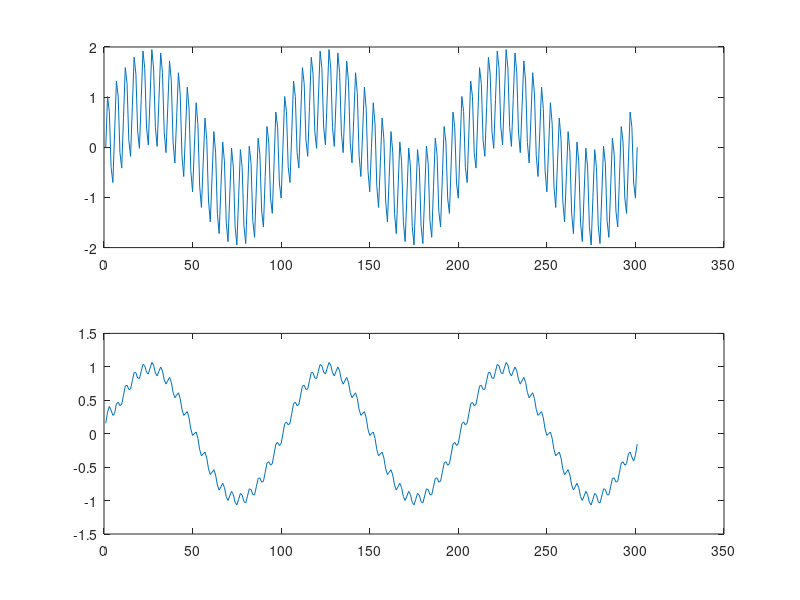

The MATLAB source for this figure:
clear; clc; close;
f1 = 20;
f2 = 1;
ts = 1/100;
T = 3;
t = 0:ts:T;
sgn_20 = sin(2*pi*f1*t);
sgn_2 = sin(2*pi*f2*t);
sgn_mix = sgn_2 + sgn_20;
fltr_pnts = 11;
sgn_out = movmean(sgn_mix,fltr_pnts);

subplot(2,1,1);
plot(sgn_mix);

subplot(2,1,2);
plot(sgn_out);